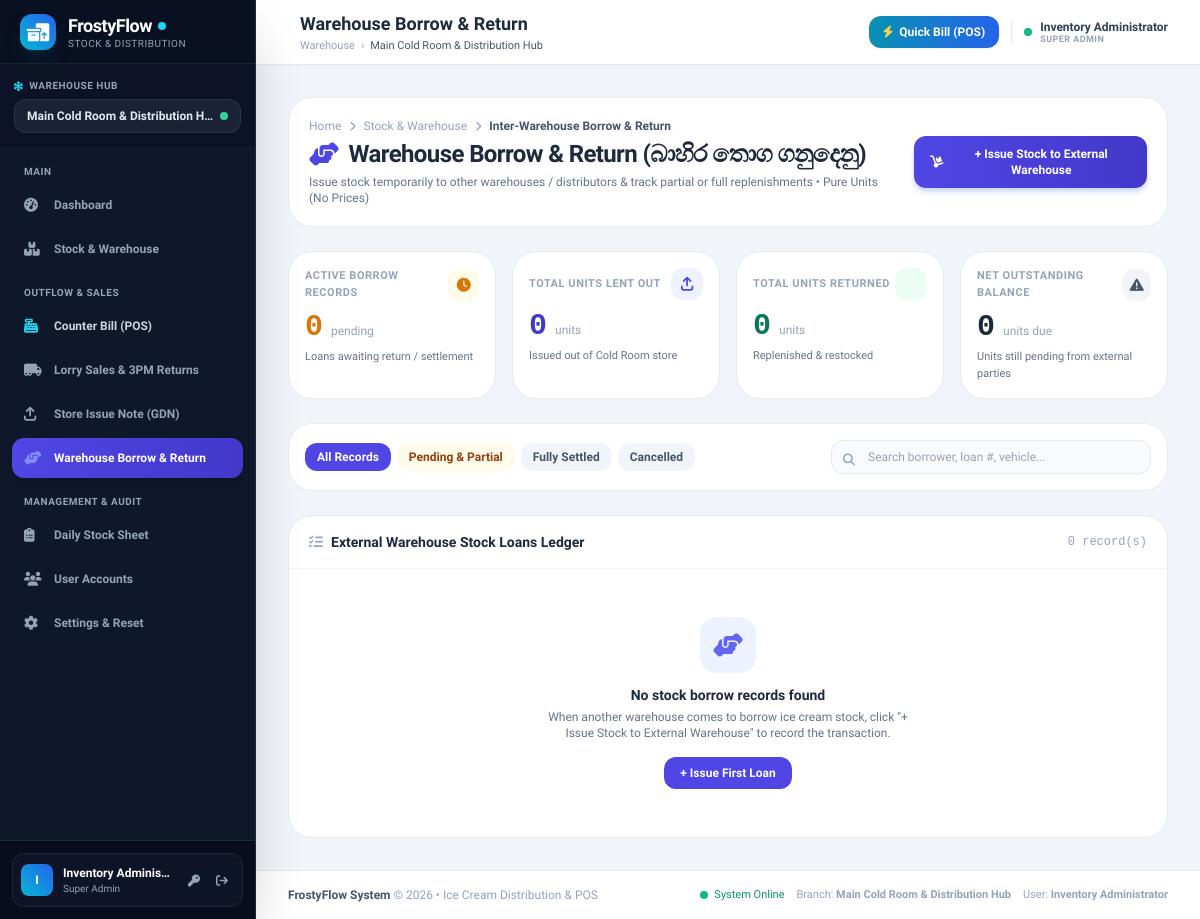
The app's page /warehouse_loans.php (signed in), older data.
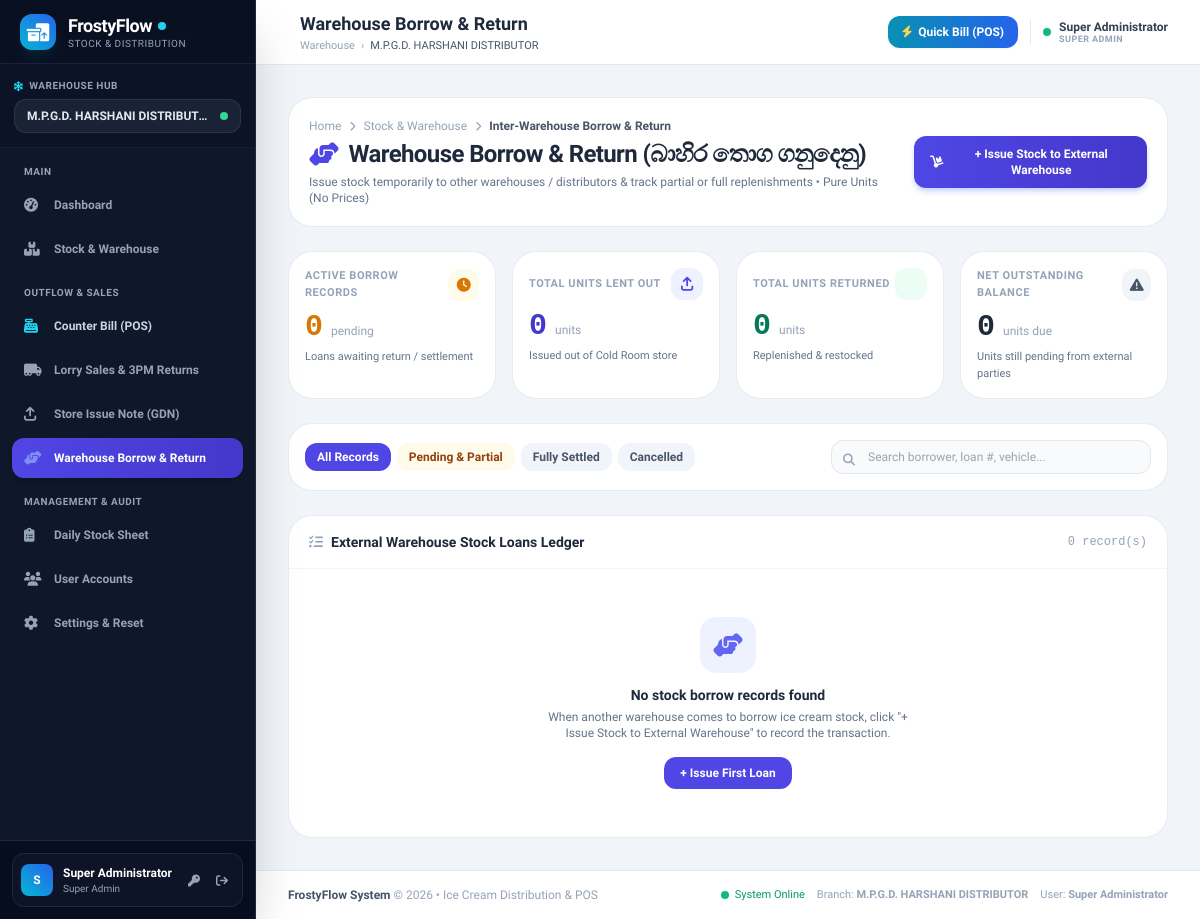
The same page, newer data.
### tables this page shows
CREATE TABLE IF NOT EXISTS `branches` (
    `id` INT AUTO_INCREMENT PRIMARY KEY,
    `name` VARCHAR(100) NOT NULL,
    `code` VARCHAR(20) NOT NULL UNIQUE,
    `address` VARCHAR(255) NULL,
    `phone` VARCHAR(50) NULL,
    `created_at` TIMESTAMP DEFAULT CURRENT_TIMESTAMP
);

### config/auth.php (called while the page is built, shortened)
<?php
function isLoggedIn() {
    return isset($_SESSION['user_id']) && !empty($_SESSION['user_id']);
}
function currentUser() {
    return [
        'id' => $_SESSION['user_id'],
        'name' => $_SESSION['user_name'] ?? 'User',
        'username' => $_SESSION['user_username'] ?? '',
        'role' => $_SESSION['user_role'] ?? 'cashier',
        'branch_id' => $_SESSION['active_branch_id'] ?? ($_SESSION['user_branch_id'] ?? 1),
        'assigned_branch_id' => $_SESSION['user_branch_id'] ?? 1,
        'branch_name' => $_SESSION['active_branch_name'] ?? 'Colombo Branch'
    ];
}
function hasRole($roles) {
    $currentRole = $_SESSION['user_role'] ?? '';
    return in_array($currentRole, $roles);
}

### warehouse_loans.php (the view, shortened to what the changed rows need)
<?php
$pageTitle = "Warehouse Borrow & Return";
require_once __DIR__ . '/config/auth.php';
require_once __DIR__ . '/includes/header.php';
?>
<div class="space-y-6">
    <div class="flex flex-col md:flex-row md:items-center justify-between gap-4 bg-white p-5 rounded-3xl border border-slate-200/80 shadow-xs">
        <div>
            <h1 class="text-xl sm:text-2xl font-black text-slate-800 tracking-tight flex items-center">
                <i class="fa-solid fa-handshake-angle text-indigo-600 mr-2.5"></i>
                Warehouse Borrow & Return (බාහිර තොග ගනුදෙනු)
            </h1>
        </div>
    </div>
    <div class="bg-white rounded-3xl border border-slate-200/80 shadow-xs overflow-hidden">
        <div class="px-5 py-4 border-b border-slate-100 flex items-center justify-between">
            <h2 class="text-sm font-bold text-slate-800 flex items-center">
                <i class="fa-solid fa-list-check text-slate-400 mr-2"></i>
                External Warehouse Stock Loans Ledger
            </h2>
        </div>
    </div>
</div>
<?php require_once __DIR__ . '/includes/footer.php'; ?>

### includes/header.php (shortened to what the changed rows need)
<?php
require_once __DIR__ . '/../config/auth.php';
$user = currentUser();
if ($user['role'] === 'super_admin') {
    global $pdo;
    $allBranches = $pdo->query("SELECT id, name, code FROM branches ORDER BY id ASC")->fetchAll();
}
?>
<!DOCTYPE html>
<html lang="en">
<head>
    <script src="https://cdn.tailwindcss.com"></script>
    <link rel="stylesheet" href="https://cdnjs.cloudflare.com/ajax/libs/font-awesome/6.4.0/css/all.min.css">
</head>
<body class="bg-slate-100 text-slate-800 min-h-screen flex flex-col antialiased">
    <aside id="mainSidebar" class="fixed inset-y-0 left-0 z-50 w-64 bg-slate-900 text-slate-200 flex flex-col justify-between transition-transform duration-300 transform -translate-x-full md:translate-x-0 shadow-2xl border-r border-slate-800 no-print">
        <div class="flex flex-col flex-1 overflow-hidden">
            <div class="p-3.5 border-b border-slate-800/60 bg-slate-950/20">
                <div class="text-xs font-bold text-slate-200 bg-slate-800/80 px-3 py-2 rounded-xl border border-slate-700/60 truncate flex items-center justify-between">
                    <span class="truncate"><?= htmlspecialchars($user['branch_name'] ?? 'Main Cold Room Hub') ?></span>
                    <span class="w-2 h-2 rounded-full bg-emerald-400 animate-pulse ml-1.5 shrink-0" title="Operational"></span>
                </div>
            </div>
        </div>
        <div class="p-3 border-t border-slate-800 bg-slate-950/60">
            <div class="flex items-center justify-between p-2 rounded-xl bg-slate-900/80 border border-slate-800">
                <div class="flex items-center space-x-2.5 min-w-0">
                    <div class="w-8 h-8 rounded-lg bg-gradient-to-tr from-cyan-500 to-blue-600 text-white font-extrabold flex items-center justify-center text-xs flex-shrink-0">
                        <?= strtoupper(substr($user['name'], 0, 1)) ?>
                    </div>
                    <div class="min-w-0 flex-1">
                        <div class="text-xs font-bold text-white truncate"><?= htmlspecialchars($user['name']) ?></div>
                        <div class="text-[10px] text-slate-400 capitalize truncate"><?= str_replace('_', ' ', $user['role']) ?></div>
                    </div>
                <div class="flex items-center space-x-1 shrink-0">
                    <?php if (hasRole(['super_admin', 'admin'])): ?>
                        <a href="users.php" title="Manage Users & Change Password" class="p-1.5 text-slate-400 hover:text-amber-400 rounded-lg transition-colors">
                        </a>
                    <?php endif; ?>
                    <a href="logout.php" title="Sign Out" class="p-1.5 text-slate-400 hover:text-rose-400 rounded-lg transition-colors">
                    </a>
                </div>
            </div>
        </div>
    </aside>
    <div class="md:pl-64 flex flex-col flex-1 min-h-screen print-full-width">
        <header class="bg-white border-b border-slate-200 sticky top-0 z-30 shadow-xs no-print">
            <div class="px-4 sm:px-6 lg:px-8 h-16 flex items-center justify-between">
                <div class="flex items-center space-x-3">
                    <div>
                        <h2 class="text-base sm:text-lg font-bold text-slate-800 leading-tight">
                            <?= isset($pageTitle) ? htmlspecialchars($pageTitle) : 'Overview' ?>
                        </h2>
                        <div class="hidden sm:flex items-center space-x-1.5 text-[11px] text-slate-400">
                            <span>Warehouse</span>
                            <span>&rsaquo;</span>
                            <span class="text-slate-600 font-medium"><?= htmlspecialchars($user['branch_name']) ?></span>
                        </div>
                    </div>
                </div>
                <div class="flex items-center space-x-2 sm:space-x-3">
                    <div class="hidden sm:flex items-center pl-3 border-l border-slate-200 space-x-2">
                        <div class="text-left">
                            <span class="text-xs text-slate-700 font-bold block leading-tight"><?= htmlspecialchars($user['name']) ?></span>
                            <span class="text-[9px] text-slate-400 uppercase font-bold tracking-wider block leading-none"><?= str_replace('_', ' ', $user['role']) ?></span>
                        </div>
                    </div>
                </div>
            </div>
        </header>
        <main class="flex-1 p-4 sm:p-6 lg:p-8 w-full">

### includes/footer.php (shortened to what the changed rows need)
        </main>
        <footer class="bg-white border-t border-slate-200 mt-auto py-4 text-center text-xs text-slate-400 no-print">
            <div class="px-4 sm:px-6 lg:px-8 flex flex-col sm:flex-row justify-between items-center gap-2">
                <div class="flex items-center space-x-3 text-[11px]">
                    <span>Branch: <strong><?= htmlspecialchars($user['branch_name'] ?? 'Main') ?></strong></span>
                    <span>User: <strong><?= htmlspecialchars($user['name'] ?? 'Admin') ?></strong></span>
                </div>
            </div>
        </footer>
    </div>
</body>
</html>

Row changes from the older to the newer data that the page shows:
changed branches: name "Main Cold Room & Distribution H…" → "M.P.G.D. HARSHANI DISTRIBUTOR"; name "Main Cold Room & Distribution Hub" → "M.P.G.D. HARSHANI DISTRIBUTOR"
Text that changed along with them:
substr($user['name'], 0, 1): "I" → "S"
$user['name']: "Inventory Adminis…" → "Super Administrator"
$user['name']: "Inventory Administrator" → "Super Administrator"
